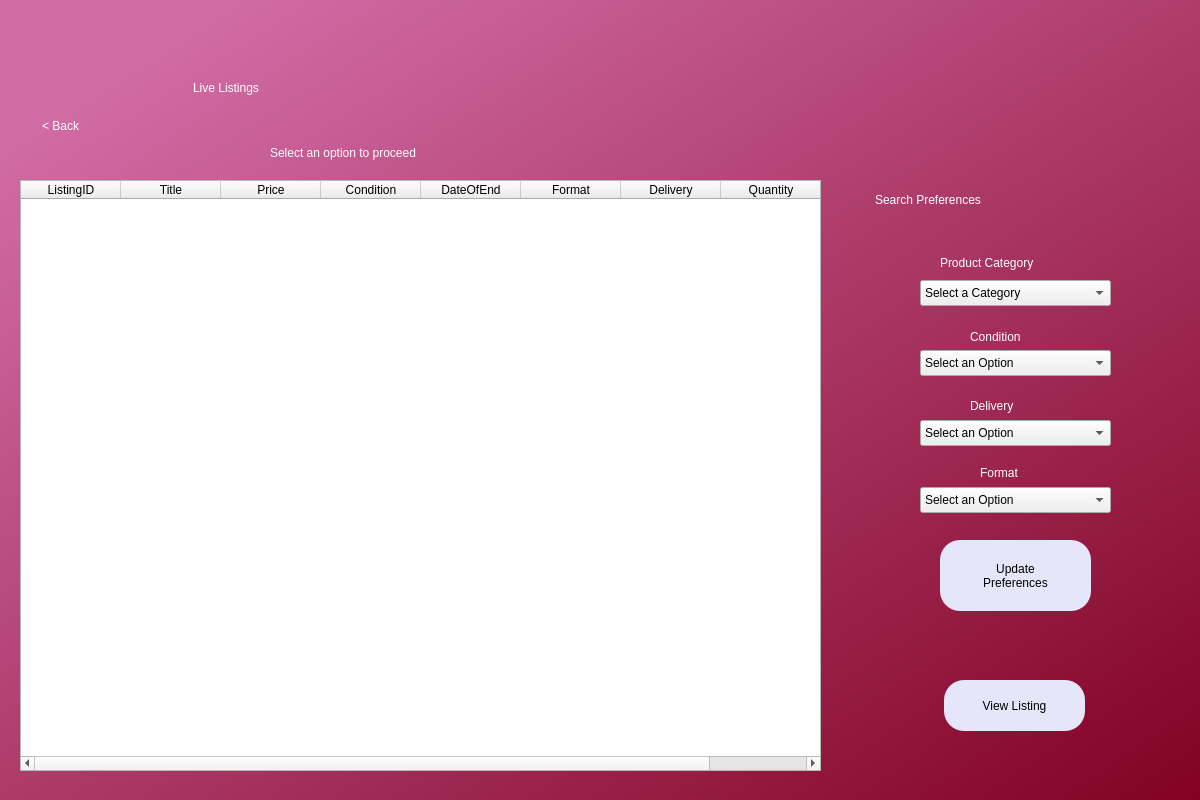
<?xml version="1.0" encoding="UTF-8"?>
<ui version="4.0">
 <class>Dialog</class>
 <widget class="QDialog" name="Dialog">
  <property name="geometry">
   <rect>
    <x>0</x>
    <y>0</y>
    <width>1200</width>
    <height>800</height>
   </rect>
  </property>
  <property name="minimumSize">
   <size>
    <width>1200</width>
    <height>800</height>
   </size>
  </property>
  <property name="maximumSize">
   <size>
    <width>1200</width>
    <height>800</height>
   </size>
  </property>
  <property name="windowTitle">
   <string>Dialog</string>
  </property>
  <widget class="QWidget" name="bgwidget" native="true">
   <property name="geometry">
    <rect>
     <x>0</x>
     <y>0</y>
     <width>1271</width>
     <height>801</height>
    </rect>
   </property>
   <property name="styleSheet">
    <string notr="true">QWidget#bgwidget{
background-color:qlineargradient(spread:pad, x1:0.091, y1:0.101636, x2:0.991379, y2:0.977, stop:0 rgba(209, 107, 165, 255), stop:1 rgba(128, 0, 32, 255));}</string>
   </property>
   <widget class="QLabel" name="label">
    <property name="geometry">
     <rect>
      <x>193</x>
      <y>30</y>
      <width>516</width>
      <height>116</height>
     </rect>
    </property>
    <property name="styleSheet">
     <string notr="true">font: 72pt &quot;MS Shell Dlg 2&quot;; color:rgb(255, 255, 255)</string>
    </property>
    <property name="text">
     <string>Live Listings</string>
    </property>
   </widget>
   <widget class="QLabel" name="label_4">
    <property name="geometry">
     <rect>
      <x>270</x>
      <y>140</y>
      <width>258</width>
      <height>25</height>
     </rect>
    </property>
    <property name="styleSheet">
     <string notr="true">font: 16pt &quot;MS Shell Dlg 2&quot;;color:rgb(255, 255, 255)</string>
    </property>
    <property name="text">
     <string>Select an option to proceed</string>
    </property>
   </widget>
   <widget class="QTableWidget" name="vlistingstable">
    <property name="geometry">
     <rect>
      <x>20</x>
      <y>180</y>
      <width>801</width>
      <height>591</height>
     </rect>
    </property>
    <property name="sizeAdjustPolicy">
     <enum>QAbstractScrollArea::AdjustIgnored</enum>
    </property>
    <attribute name="verticalHeaderVisible">
     <bool>true</bool>
    </attribute>
    <column>
     <property name="text">
      <string>ListingID</string>
     </property>
    </column>
    <column>
     <property name="text">
      <string>Title</string>
     </property>
    </column>
    <column>
     <property name="text">
      <string>Price</string>
     </property>
    </column>
    <column>
     <property name="text">
      <string>Condition</string>
     </property>
    </column>
    <column>
     <property name="text">
      <string>DateOfEnd</string>
     </property>
    </column>
    <column>
     <property name="text">
      <string>Format</string>
     </property>
    </column>
    <column>
     <property name="text">
      <string>Delivery</string>
     </property>
    </column>
    <column>
     <property name="text">
      <string>Quantity</string>
     </property>
    </column>
   </widget>
   <widget class="QPushButton" name="gotoview">
    <property name="geometry">
     <rect>
      <x>944</x>
      <y>680</y>
      <width>141</width>
      <height>51</height>
     </rect>
    </property>
    <property name="styleSheet">
     <string notr="true">border-radius:20px;
background-color: rgb(230, 230, 250);
font: 14pt &quot;MS Shell Dlg 2&quot;;</string>
    </property>
    <property name="text">
     <string>View Listing</string>
    </property>
   </widget>
   <widget class="QPushButton" name="goback">
    <property name="geometry">
     <rect>
      <x>20</x>
      <y>80</y>
      <width>81</width>
      <height>91</height>
     </rect>
    </property>
    <property name="styleSheet">
     <string notr="true">border-radius:20px;
font: 14pt &quot;MS Shell Dlg 2&quot;; color:rgb(255, 255, 255)</string>
    </property>
    <property name="text">
     <string>&lt; Back</string>
    </property>
   </widget>
   <widget class="QComboBox" name="category">
    <property name="geometry">
     <rect>
      <x>920</x>
      <y>280</y>
      <width>191</width>
      <height>26</height>
     </rect>
    </property>
    <property name="styleSheet">
     <string notr="true">border-color: rgb(0, 0, 127);
font: 12pt &quot;MS Shell Dlg 2&quot;;</string>
    </property>
    <item>
     <property name="text">
      <string>Select a Category</string>
     </property>
    </item>
    <item>
     <property name="text">
      <string>Appliances</string>
     </property>
    </item>
    <item>
     <property name="text">
      <string>Apps &amp; Games</string>
     </property>
    </item>
    <item>
     <property name="text">
      <string>Arts, Crafts, &amp; Sewing</string>
     </property>
    </item>
    <item>
     <property name="text">
      <string>Automotive Parts &amp; Accessories</string>
     </property>
    </item>
    <item>
     <property name="text">
      <string>Baby</string>
     </property>
    </item>
    <item>
     <property name="text">
      <string>Beauty &amp; Personal Care</string>
     </property>
    </item>
    <item>
     <property name="text">
      <string>Books</string>
     </property>
    </item>
    <item>
     <property name="text">
      <string>CDs &amp; Vinyl</string>
     </property>
    </item>
    <item>
     <property name="text">
      <string>Cell Phones &amp; Accessories</string>
     </property>
    </item>
    <item>
     <property name="text">
      <string>Clothing, Shoes and Jewelry</string>
     </property>
    </item>
    <item>
     <property name="text">
      <string>Collectibles &amp; Fine Art</string>
     </property>
    </item>
    <item>
     <property name="text">
      <string>Computers</string>
     </property>
    </item>
    <item>
     <property name="text">
      <string>Electronics</string>
     </property>
    </item>
    <item>
     <property name="text">
      <string>Garden &amp; Outdoor</string>
     </property>
    </item>
    <item>
     <property name="text">
      <string>Grocery &amp; Gourmet Food</string>
     </property>
    </item>
    <item>
     <property name="text">
      <string>Handmade</string>
     </property>
    </item>
    <item>
     <property name="text">
      <string>Health, Household &amp; Baby Care</string>
     </property>
    </item>
    <item>
     <property name="text">
      <string>Home &amp; Kitchen</string>
     </property>
    </item>
    <item>
     <property name="text">
      <string>Industrial &amp; Scientific</string>
     </property>
    </item>
    <item>
     <property name="text">
      <string>Luggage &amp; Travel Gear</string>
     </property>
    </item>
    <item>
     <property name="text">
      <string>Movies &amp; TV</string>
     </property>
    </item>
    <item>
     <property name="text">
      <string>Musical Instruments</string>
     </property>
    </item>
    <item>
     <property name="text">
      <string>Office Products</string>
     </property>
    </item>
    <item>
     <property name="text">
      <string>Sports &amp; Outdoors</string>
     </property>
    </item>
    <item>
     <property name="text">
      <string>Tools &amp; Home Improvement</string>
     </property>
    </item>
    <item>
     <property name="text">
      <string>Toys &amp; Games</string>
     </property>
    </item>
    <item>
     <property name="text">
      <string>Video Games</string>
     </property>
    </item>
   </widget>
   <widget class="QComboBox" name="condition">
    <property name="geometry">
     <rect>
      <x>920</x>
      <y>350</y>
      <width>191</width>
      <height>26</height>
     </rect>
    </property>
    <property name="styleSheet">
     <string notr="true">border-color: rgb(0, 0, 127);
font: 12pt &quot;MS Shell Dlg 2&quot;;</string>
    </property>
    <item>
     <property name="text">
      <string>Select an Option</string>
     </property>
    </item>
    <item>
     <property name="text">
      <string>New</string>
     </property>
    </item>
    <item>
     <property name="text">
      <string>Used</string>
     </property>
    </item>
    <item>
     <property name="text">
      <string>Refurbished</string>
     </property>
    </item>
   </widget>
   <widget class="QComboBox" name="format">
    <property name="geometry">
     <rect>
      <x>920</x>
      <y>487</y>
      <width>191</width>
      <height>26</height>
     </rect>
    </property>
    <property name="styleSheet">
     <string notr="true">border-color: rgb(0, 0, 127);
font: 12pt &quot;MS Shell Dlg 2&quot;;</string>
    </property>
    <item>
     <property name="text">
      <string>Select an Option</string>
     </property>
    </item>
    <item>
     <property name="text">
      <string>Buy Now</string>
     </property>
    </item>
    <item>
     <property name="text">
      <string>Auction</string>
     </property>
    </item>
   </widget>
   <widget class="QComboBox" name="deliveryoption">
    <property name="geometry">
     <rect>
      <x>920</x>
      <y>420</y>
      <width>191</width>
      <height>26</height>
     </rect>
    </property>
    <property name="styleSheet">
     <string notr="true">border-color: rgb(0, 0, 127);
font: 12pt &quot;MS Shell Dlg 2&quot;;</string>
    </property>
    <item>
     <property name="text">
      <string>Select an Option</string>
     </property>
    </item>
    <item>
     <property name="text">
      <string>Delivery</string>
     </property>
    </item>
    <item>
     <property name="text">
      <string>Collection only</string>
     </property>
    </item>
   </widget>
   <widget class="QLabel" name="label_5">
    <property name="geometry">
     <rect>
      <x>875</x>
      <y>180</y>
      <width>274</width>
      <height>39</height>
     </rect>
    </property>
    <property name="styleSheet">
     <string notr="true">font: 24pt &quot;MS Shell Dlg 2&quot;;color:rgb(255, 255, 255)</string>
    </property>
    <property name="text">
     <string>Search Preferences</string>
    </property>
   </widget>
   <widget class="QLabel" name="label_12">
    <property name="geometry">
     <rect>
      <x>940</x>
      <y>250</y>
      <width>162</width>
      <height>25</height>
     </rect>
    </property>
    <property name="styleSheet">
     <string notr="true">font: 16pt &quot;MS Shell Dlg 2&quot;;color:rgb(255, 255, 255)</string>
    </property>
    <property name="text">
     <string>Product Category</string>
    </property>
   </widget>
   <widget class="QLabel" name="label_6">
    <property name="geometry">
     <rect>
      <x>970</x>
      <y>324</y>
      <width>88</width>
      <height>25</height>
     </rect>
    </property>
    <property name="styleSheet">
     <string notr="true">font: 16pt &quot;MS Shell Dlg 2&quot;;color:rgb(255, 255, 255)</string>
    </property>
    <property name="text">
     <string>Condition</string>
    </property>
   </widget>
   <widget class="QLabel" name="label_8">
    <property name="geometry">
     <rect>
      <x>980</x>
      <y>460</y>
      <width>66</width>
      <height>25</height>
     </rect>
    </property>
    <property name="styleSheet">
     <string notr="true">font: 16pt &quot;MS Shell Dlg 2&quot;;color:rgb(255, 255, 255)</string>
    </property>
    <property name="text">
     <string>Format</string>
    </property>
   </widget>
   <widget class="QLabel" name="label_11">
    <property name="geometry">
     <rect>
      <x>970</x>
      <y>393</y>
      <width>74</width>
      <height>25</height>
     </rect>
    </property>
    <property name="styleSheet">
     <string notr="true">font: 16pt &quot;MS Shell Dlg 2&quot;;color:rgb(255, 255, 255)</string>
    </property>
    <property name="text">
     <string>Delivery</string>
    </property>
   </widget>
   <widget class="QPushButton" name="updatepref">
    <property name="geometry">
     <rect>
      <x>940</x>
      <y>540</y>
      <width>151</width>
      <height>71</height>
     </rect>
    </property>
    <property name="styleSheet">
     <string notr="true">border-radius:20px;
background-color: rgb(230, 230, 250);
font: 14pt &quot;MS Shell Dlg 2&quot;;</string>
    </property>
    <property name="text">
     <string>Update
Preferences</string>
    </property>
   </widget>
  </widget>
 </widget>
 <resources>
  <include location="placeholder.qrc"/>
 </resources>
 <connections/>
</ui>
